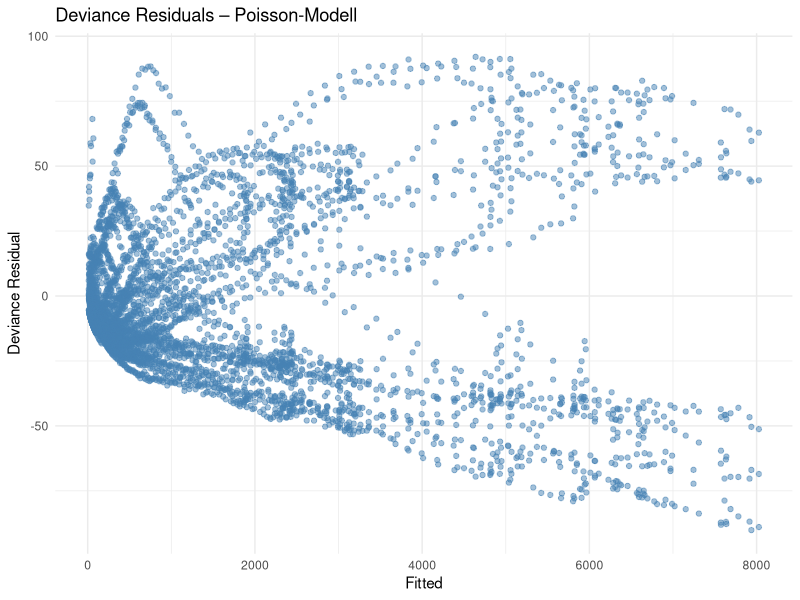
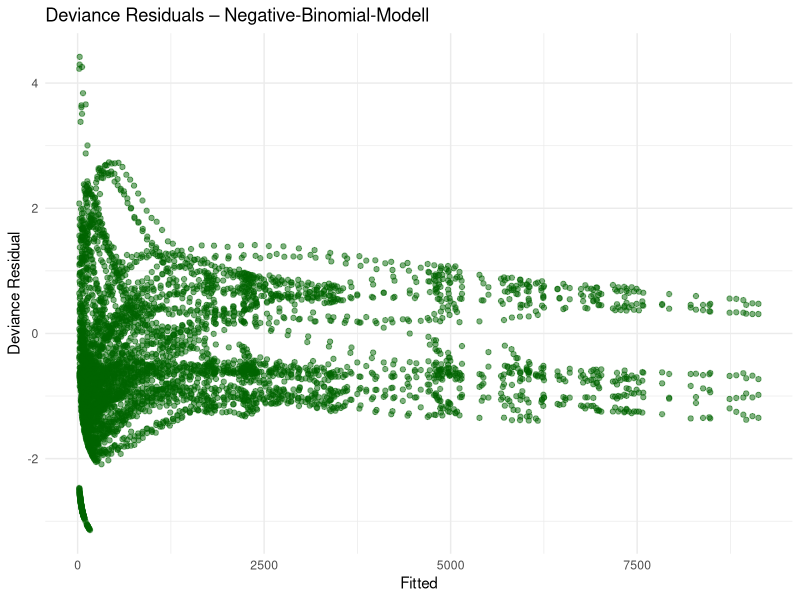
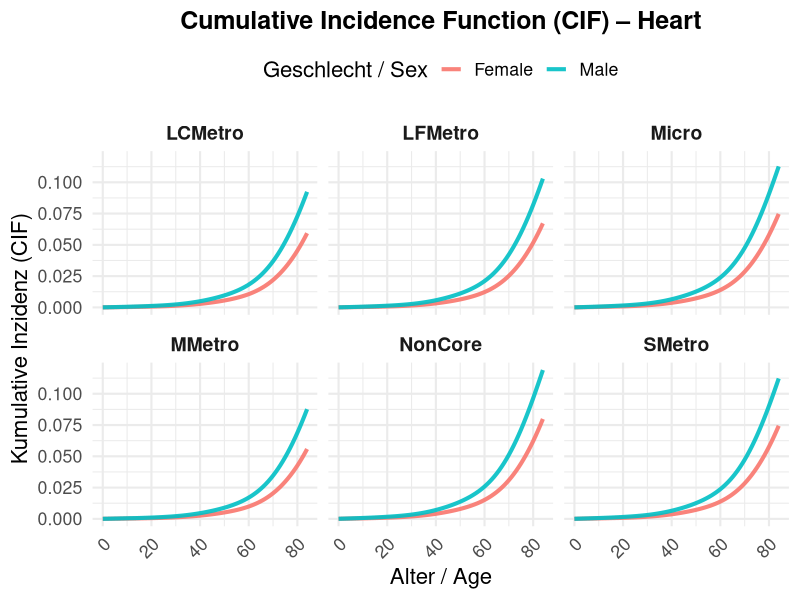
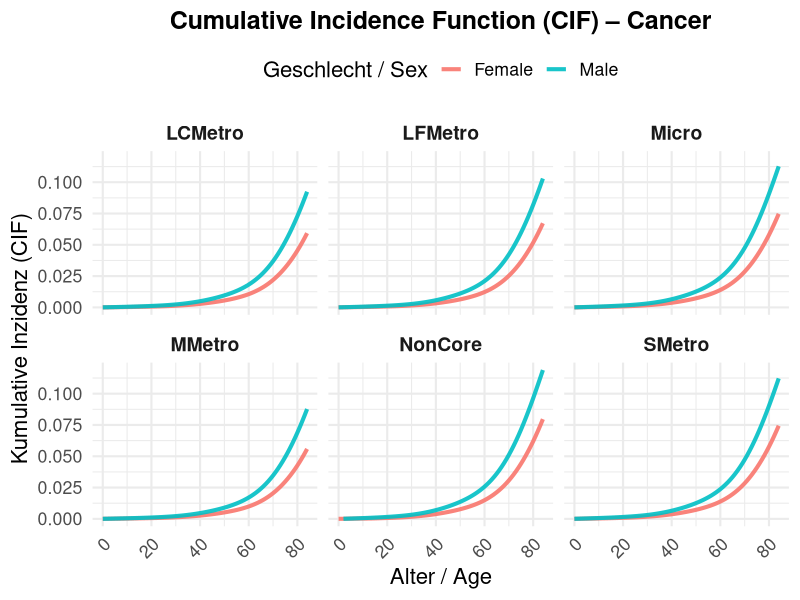
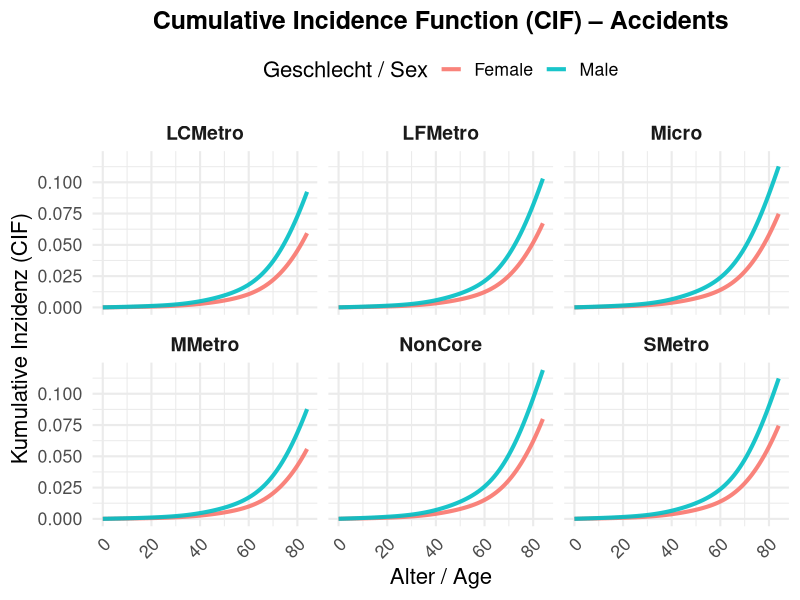
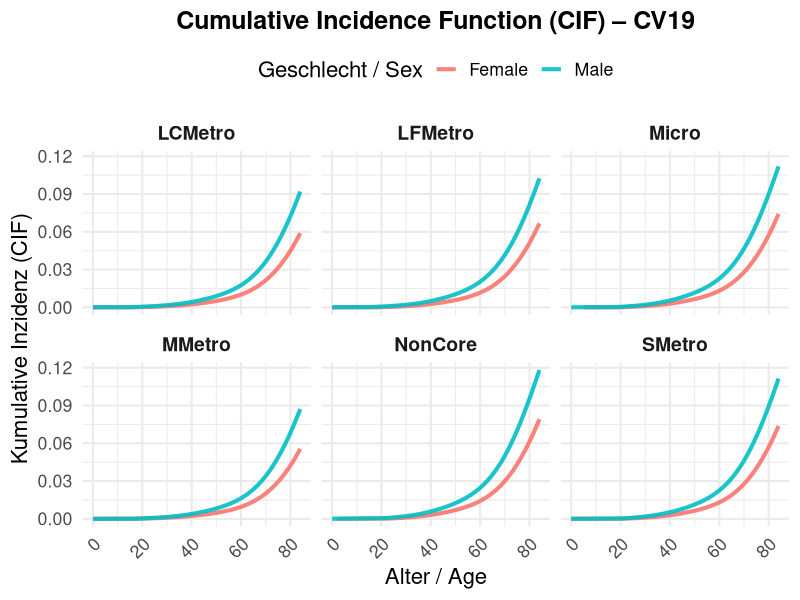
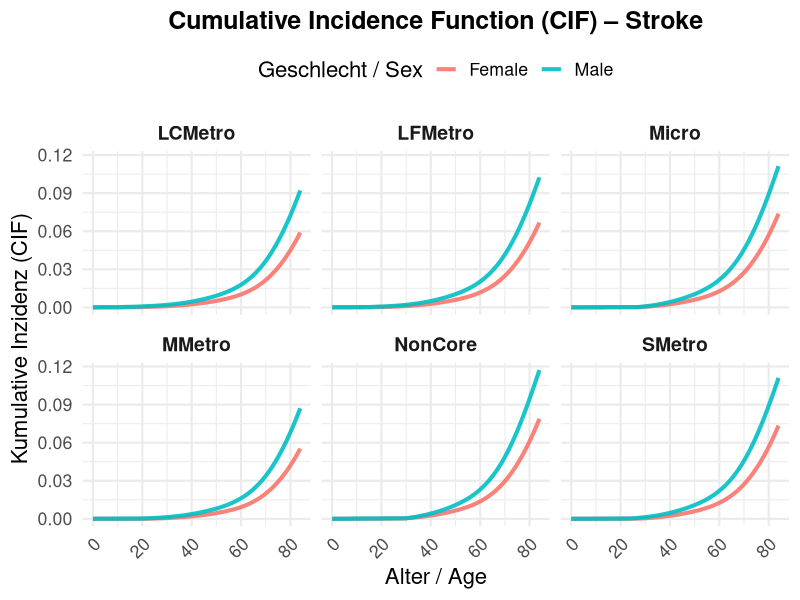
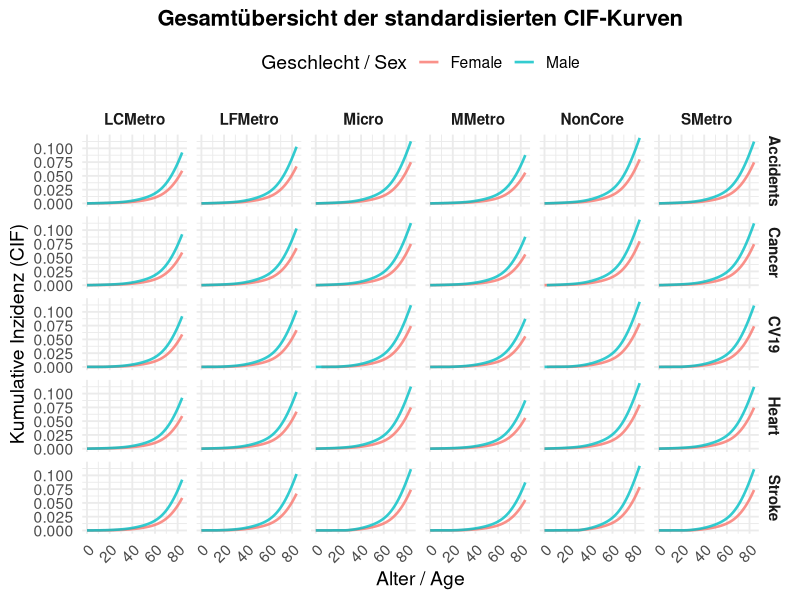

Write the R code that produced these figures, in order. (Note: this script raises an error after producing the figures.)
## ---- chunk 1
knitr::opts_chunk$set(echo = TRUE)
## ---- chunk 2
summary(cars)
## ---- chunk 3
library(readxl)
library(readr)
library(dplyr)
library(tidyr)
library(stringr)
library(ggplot2)
library(cmprsk)
library(MASS)
library(splines)
library(broom)
library(tibble)
library(purrr)

## ---- chunk 4
Death_Data_ICD_Age_Sex_Urban_ <- read_excel("Death Data(ICD_Age_Sex_Urban).xlsx",na = c("NS", "Not Applicable"))

df <- Death_Data_ICD_Age_Sex_Urban_

df_Diseases_of_heart <- df %>%
  filter(`ICD Sub-Chapter Code` %in% c("I05-I09", "I11", "I13", "I20-I25", "I26-I28", "I30-I51")) %>%
  group_by(`Single-Year Ages Code`, `Sex`, `Sex Code`,`Urbanization` ,`Urbanization Code`) %>%
  summarise(Deaths = sum(Deaths), .groups = "drop") %>%
  mutate(`Cause of Death` = "Diseases of heart")%>%
  relocate(`Cause of Death`, .before = 1) 

df_Malignant_neoplasms <- df %>%
  filter(`ICD Sub-Chapter Code` %in% c("C00-C97")) %>%
  group_by(`Single-Year Ages Code`, `Sex`, `Sex Code`,`Urbanization` ,`Urbanization Code`) %>%
  summarise(Deaths = sum(Deaths), .groups = "drop") %>%
  mutate(`Cause of Death` = "Malignant neoplasms")%>%
  relocate(`Cause of Death`, .before = 1) 

df_Accidents <- df %>%
  filter(`ICD Sub-Chapter Code` %in% c("V01-V99", "W00-X59")) %>%
  group_by(`Single-Year Ages Code`, `Sex`, `Sex Code`,`Urbanization` ,`Urbanization Code`) %>%
  summarise(Deaths = sum(Deaths), .groups = "drop") %>%
  mutate(`Cause of Death` = "Accidents (unintentional injuries)")%>%
  relocate(`Cause of Death`, .before = 1) 

df_COVID <- df %>%
  filter(`ICD Sub-Chapter Code` %in% c("U00-U49")) %>%
  group_by(`Single-Year Ages Code`, `Sex`, `Sex Code`,`Urbanization` ,`Urbanization Code`) %>%
  summarise(Deaths = sum(Deaths), .groups = "drop") %>%
  mutate(`Cause of Death` = "COVID-19")%>%
  relocate(`Cause of Death`, .before = 1) 

df_Cerebrovascular <- df %>%
  filter(`ICD Sub-Chapter Code` %in% c("I60-I69")) %>%
  group_by(`Single-Year Ages Code`, `Sex`, `Sex Code`,`Urbanization` ,`Urbanization Code`) %>%
  summarise(Deaths = sum(Deaths), .groups = "drop") %>%
  mutate(`Cause of Death` = "Cerebrovascular diseases")%>%
  relocate(`Cause of Death`, .before = 1) 

Top_5_Death <- rbind(df_Diseases_of_heart, df_Malignant_neoplasms, df_Accidents, df_COVID, df_Cerebrovascular)


# Entferne Zeilen mit "NS" oder fehlenden Werten in Alters- oder Geschlechtsfeldern

Top_5_Death <- Top_5_Death %>%
  filter(!(`Single-Year Ages Code` %in% c("NS") | is.na(`Single-Year Ages Code`))) %>%
  filter(!(`Sex` %in% c("Not Stated") | is.na(Sex)))


# Optional: Alter als numerischen Wert behandeln (falls nötig)
Top_5_Death <- Top_5_Death %>%
  mutate(`Single-Year Ages Code` = as.numeric(`Single-Year Ages Code`))

head(Top_5_Death)

## ---- chunk 5

# CSV-Datei mit Sterbedaten einlesen
df <- read_csv("Underlying Cause of Death, 2018-2023, Single Race-9.csv")

# Daten für die erste Todesursache (ICD-Kapitel) herausfiltern
first_cause <- df$`ICD Chapter`[1]
df_filtered <- df %>%
  filter(`ICD Chapter` == first_cause)

# Populationsspalte bereinigen, nur numerische Einträge behalten
df_filtered <- df_filtered %>%
  filter(!is.na(Population), grepl("^[0-9]+$", Population)) %>%
  mutate(Population = as.numeric(Population))

# Neue numerische Altersvariable erstellen: "<1 Jahr" → 0, "100 Jahre und älter" → 100, sonst Zahlen extrahieren
df_filtered <- df_filtered %>%
  mutate(
    age_numeric = case_when(
      `Single-Year Ages` == "< 1 year" ~ 0,
      `Single-Year Ages` == "100 years and over" ~ 100,
      TRUE ~ as.numeric(gsub("[^0-9]", "", `Single-Year Ages`))
    )
  )

# Alter und Geschlecht auswählen und sortieren, zur Anzeige vorbereiten
population_data <- df_filtered %>%
  dplyr::select(age_numeric, `Single-Year Ages`, Sex, Population) %>%
  arrange(age_numeric, Sex)

# Zeige die ersten Zeilen des Ergebnisses
head(population_data)

## ---- chunk 6
# Datensatz mit Urbanisierungsstufen und Bevölkerungsanteilen
urbanization_pct <- data.frame(
  Urbanization_Level = c(
    "Large Central Metro",  #Große zentrale Metropolregion
    "Large Fringe Metro",   #Große Randmetropolregion
    "Medium Metro",         #Mittelgroße Metropolregion
    "Small Metro",          #Kleine Metropolregion
    "Micropolitan (Nonmetro)",         #Mikropolitane Region
    "NonCore (Nonmetro)"               #Nichtkern-Region
  ),
  Percent = c(
    29.6,  #Prozent
    20.9,
    26.2,
    8.5,
    8.7,
    6.1
  )
)

# Prozentwerte in Anteile (0-1) umwandeln, um Bevölkerung zu berechnen
library(dplyr)
urbanization_pct <- urbanization_pct %>%
  mutate(Proportion = Percent / 100)

# Ergebnis anzeigen
print(urbanization_pct)
## ---- chunk 7

# Kombiniere Urbanisierungsstufen mit Alters-Geschlecht-Population
full_population <- population_data %>%
  # Für jede Zeile alle Urbanisierungsstufen anhängen (kartesisches Produkt)
  tidyr::crossing(urbanization_pct) %>%
  
  # Bevölkerung für jede Kombination berechnen
  mutate(
    Est_Population = Population * Proportion  # 估算人口 / Geschätzte Bevölkerung
  ) %>%
  
  # Nach Alter, Geschlecht und Urbanisierung sortieren
  arrange(age_numeric, Sex, Urbanization_Level)

# Zeige die ersten Zeilen
head(full_population)

## ---- chunk 8


Top_5_Death <- Top_5_Death %>%
  mutate(`Single-Year Ages Code` = as.numeric(`Single-Year Ages Code`))

full_population <- full_population %>%
  mutate(age_numeric = as.numeric(age_numeric))

# Führe die Datensätze Top_5_Death und full_population zusammen  
merged_data <- Top_5_Death %>%
  left_join(full_population, by = c("Single-Year Ages Code" = "age_numeric", 
                                    "Sex" = "Sex", 
                                    "Urbanization" = "Urbanization_Level"))
# Überprüfe die Struktur der zusammengeführten Daten  
head(merged_data)
# Berechne die Sterberate (Anzahl der Todesfälle / Gesamtbevölkerung)  
merged_data <- merged_data %>%
  mutate(death_rate = Deaths / Est_Population)
# Überprüfe, ob die Berechnung der Sterberate korrekt ist  
head(merged_data)


## ---- chunk 9
model_data <- merged_data %>%
  filter(
    !is.na(Deaths),
    !is.na(Est_Population),
    !is.na(Sex),
    !is.na(Urbanization),
    !is.na(`Single-Year Ages Code`)
  )
## ---- chunk 10

# Mortalitätsmodellierung (Poisson/NB)

# Zur Modellwahl wird zunächst das Poisson-Modell geschätzt und mit NB verglichen
poisson_model <- glm(
  Deaths ~ Urbanization + Sex + ns(`Single-Year Ages Code`, df = 5),
  offset = log(Est_Population),
  family = poisson(),
  data = model_data
)


# Danach: Negative-Binomial-Modell
nb_model_spline <- glm.nb(
  formula = Deaths ~ Urbanization + Sex + ns(`Single-Year Ages Code`, df = 5) + offset(log(Est_Population)),
  data = model_data
)

# Residualdiagnose zur Modellwahl:
model_data <- model_data %>%
  mutate(
    pois_fitted = predict(poisson_model, type = "response"),
    nb_fitted   = predict(nb_model_spline, type = "response"),
    pois_dev    = residuals(poisson_model, type = "deviance"),
    nb_dev      = residuals(nb_model_spline, type = "deviance")
  )

ggplot(model_data, aes(x = pois_fitted, y = pois_dev)) +
  geom_point(alpha = 0.5, color = "steelblue") +
  labs(title = "Deviance Residuals – Poisson-Modell", x = "Fitted", y = "Deviance Residual") +
  theme_minimal()

ggplot(model_data, aes(x = nb_fitted, y = nb_dev)) +
  geom_point(alpha = 0.5, color = "darkgreen") +
  labs(title = "Deviance Residuals – Negative-Binomial-Modell", x = "Fitted", y = "Deviance Residual") +
  theme_minimal()

## ---- chunk 11

# Mortalitätsvorhersage und Hazard-Berechnung basierend auf dem NB-Modell
model_data <- model_data %>%
  mutate(
    pred_deaths = predict(nb_model_spline, type = "response"),  # Vorhergesagte Todesfälle
    hazard = pred_deaths / Est_Population                       # Sterberate pro Einheitspopulation
  )


# Initialisierung der CIF-Spalte
model_data$cif_spline <- NA


# CIF-Berechnung für jedes Geschlecht × Urbanisierung × Todesursache
combos <- list(
  unique(model_data$Sex),
  unique(model_data$Urbanization),
  unique(model_data$`Cause of Death`)
)

for (sex in combos[[1]]) {
  for (urb in combos[[2]]) {
    for (cause in combos[[3]]) {

      
      group_df <- model_data %>%
        filter(Sex == sex, Urbanization == urb, `Cause of Death` == cause) %>%
        arrange(`Single-Year Ages Code`)

      # Gesamthazard aller Todesursachen in der Gruppe
      hazard_total <- model_data %>%
        filter(Sex == sex, Urbanization == urb) %>%
        group_by(`Single-Year Ages Code`) %>%
        summarise(h_total = sum(hazard, na.rm = TRUE), .groups = "drop")

      cif <- numeric(nrow(group_df))
      surv <- 1  #Anfangsüberlebenswahrscheinlichkeit

      for (i in seq_along(cif)) {
        age_i <- group_df$`Single-Year Ages Code`[i]
        h_this <- group_df$hazard[i]
        h_total <- hazard_total$h_total[hazard_total$`Single-Year Ages Code` == age_i]

        cif[i] <- ifelse(i == 1, 0, cif[i - 1]) + surv * h_this
        surv <- surv * (1 - h_total)
      }

      #Ergebnisse zurückschreiben
      model_data$cif_spline[
        model_data$Sex == sex &
        model_data$Urbanization == urb &
        model_data$`Cause of Death` == cause
      ] <- cif
    }
  }
}


# Visualisierung der standardisierten CIF-Kurven
model_data$Age <- as.integer(model_data$`Single-Year Ages Code`)

#Abkürzungen der Todesursachen und Urbanisierung
model_data <- model_data %>%
  mutate(`Cause Label` = recode(`Cause of Death`,
    "Diseases of heart" = "Heart",
    "Malignant neoplasms" = "Cancer",
    "Accidents (unintentional injuries)" = "Accidents",
    "COVID-19" = "CV19",
    "Cerebrovascular diseases" = "Stroke"
  )) %>%
  mutate(`Urban Label` = recode(Urbanization,
    "Large Central Metro" = "LCMetro",
    "Large Fringe Metro" = "LFMetro",
    "Medium Metro" = "MMetro",
    "Small Metro" = "SMetro",
    "Micropolitan (Nonmetro)" = "Micro",
    "NonCore (Nonmetro)" = "NonCore"
  ))

for (cause in unique(model_data$`Cause Label`)) {
  plot_data <- model_data %>% filter(`Cause Label` == cause)

  p <- ggplot(plot_data, aes(x = Age, y = cif_spline, color = Sex)) +
    geom_line(size = 1.4, alpha = 0.9, na.rm = TRUE) +
    facet_wrap(~ `Urban Label`, nrow = 2) +
    labs(
      title = paste("Cumulative Incidence Function (CIF) –", cause),
      x = "Alter / Age",
      y = "Kumulative Inzidenz (CIF)",
      color = "Geschlecht / Sex"
    ) +
    theme_minimal(base_size = 16) +
    theme(
      plot.title = element_text(face = "bold", hjust = 0.5, size = 18),
      strip.text = element_text(face = "bold", size = 14),
      axis.text.x = element_text(angle = 45, hjust = 1),
      legend.position = "top"
    )

  print(p)
}
ggplot(model_data, aes(x = Age, y = cif_spline, color = Sex)) +
  geom_line(size = 0.9, alpha = 0.8, na.rm = TRUE) +
  facet_grid(`Cause Label` ~ `Urban Label`) +
  labs(
    title = "Gesamtübersicht der standardisierten CIF-Kurven",
    x = "Alter / Age",
    y = "Kumulative Inzidenz (CIF)",
    color = "Geschlecht / Sex"
  ) +
  theme_minimal(base_size = 14) +
  theme(
    plot.title = element_text(face = "bold", hjust = 0.5, size = 16),
    strip.text = element_text(face = "bold", size = 11),
    axis.text.x = element_text(angle = 45, hjust = 1),
    legend.position = "top"
  )
## ---- chunk 12
# ========== Fine-Gray Modellierung für konkurrierende Risiken ==========


# Erstelle die EventStatus-Spalte (basierend auf der Todesursache)

model_data <- model_data %>%
  mutate(
    EventStatus = case_when(
      `Cause Label` == "Heart"     ~ 1,
      `Cause Label` == "Cancer"    ~ 2,
      `Cause Label` == "Accidents" ~ 3,
      `Cause Label` == "CV19"      ~ 4,
      `Cause Label` == "Stroke"    ~ 5,
      TRUE ~ 0
    )
  )

# Schritt 2: Erstelle Kovariatenmatrix mit Splines für Alter

covariates <- model.matrix(
  ~ Sex + Urbanization + ns(`Single-Year Ages Code`, df = 5),
  data = model_data
)[, -1]  # Entferne Interzept

#Fine-Gray Modell für jede Todesursache separat

library(cmprsk)

causes <- c("Heart" = 1, "Cancer" = 2, "Accidents" = 3, "CV19" = 4, "Stroke" = 5)

fg_models <- lapply(causes, function(failcode) {
  crr(
    ftime = model_data$Age,
    fstatus = model_data$EventStatus,
    cov1 = covariates,
    failcode = failcode,
    cencode = 0
  )
})


names(fg_models) <- names(causes)


#Extrahiere Schätzwerte aus allen Modellen (HR und Konfidenzintervalle)

fg_results <- lapply(names(fg_models), function(cause) {
  tidy(fg_models[[cause]]) %>%
    mutate(Cause = cause)
}) %>%
  bind_rows()

fg_results <- fg_results %>%
  mutate(
    HR = exp(estimate),
    CI_low = exp(estimate - 1.96 * std.error),
    CI_up  = exp(estimate + 1.96 * std.error)
  )

fg_results$term <- gsub("Sex", "Sex: ", fg_results$term)
fg_results$term <- gsub("Urbanization", "Urban: ", fg_results$term)
fg_results$term <- gsub("ns\\(`Single-Year Ages Code`, df = 5\\).*", "Age (spline)", fg_results$term)

#Visualisierung als Forest-Plot (HR + 95% CI)



ggplot(fg_results, aes(x = term, y = HR, ymin = CI_low, ymax = CI_up, color = Cause)) +
  geom_pointrange(position = position_dodge(width = 0.6)) +
  geom_hline(yintercept = 1, linetype = "dashed", color = "gray40") +
  coord_flip() +
  scale_y_continuous(limits = c(0, 5)) +  # 🚨限制显示范围
  labs(
    title = "Subdistribution Hazard Ratio (Fine-Gray competing risk models)",
    x = "Kovariate / Covariate",
    y = "Hazard Ratio (HR) mit 95%-KI",
    color = "Todesursache / Cause"
  ) +
  theme_minimal(base_size = 14) +
  theme(
    plot.title = element_text(face = "bold", hjust = 0.5),
    legend.position = "top",
    strip.text = element_text(face = "bold")
  )
## ---- chunk 13
pred_obs_all <- model_data %>%
  group_by(Age, `Cause Label`, Sex, Urbanization) %>%
  summarise(
    obs_rate = sum(Deaths, na.rm = TRUE) / sum(Est_Population, na.rm = TRUE),
    pred_rate = sum(pred_deaths, na.rm = TRUE) / sum(Est_Population, na.rm = TRUE),
    .groups = "drop"
  )

ggplot(pred_obs_all, aes(x = obs_rate, y = pred_rate, color = `Cause Label`)) +
  geom_point(alpha = 0.7, size = 1.5) +
  geom_abline(slope = 1, intercept = 0, linetype = "dashed", color = "gray40") +
  geom_smooth(method = "lm", se = FALSE, linetype = "solid", color = "black") +
  facet_wrap(~ `Cause Label`, scales = "free") +
  scale_x_continuous(labels = scales::percent_format(accuracy = 0.1)) +
  scale_y_continuous(labels = scales::percent_format(accuracy = 0.1)) +
  labs(
    title = "Vergleich: Vorhergesagte vs. Beobachtete Sterberaten",
    x = "Beobachtete Sterberate / Observed",
    y = "Vorhergesagte Sterberate / Predicted",
    color = "Todesursache / Cause"
  ) +
  theme_minimal(base_size = 14) +
  theme(
    plot.title = element_text(hjust = 0.5, face = "bold"),
    legend.position = "bottom"
  )
## ---- chunk 14
model_data <- model_data %>%
  mutate(
    Sex = factor(Sex),
    Urbanization = factor(Urbanization)
  )

pseudo_source <- model_data %>%
  filter(EventStatus > 0) %>%
  mutate(Deaths = round(Deaths)) %>%
  filter(!is.na(Deaths) & Deaths > 0)

pseudo_all <- pseudo_source[rep(1:nrow(pseudo_source), pseudo_source$Deaths), ] %>%
  mutate(
    fstatus = EventStatus,
    ftime = Age
  )

set.seed(42)
pseudo_expanded <- pseudo_all %>%
  group_split(fstatus) %>%
  map_dfr(~ {
    n_sample <- min(1200, nrow(.x))
    .x %>% slice_sample(n = n_sample)
  }) %>%
  ungroup()


print(paste("Total number of pseudo-individuals (balanced sampling):", nrow(pseudo_expanded)))
## ---- chunk 15
# Fine-Gray competing risks  Heart
fg_model_true <- crr(
  ftime = pseudo_expanded$ftime,
  fstatus = pseudo_expanded$fstatus,
  cov1 = model.matrix(~ Sex + Urbanization, data = pseudo_expanded)[, -1],
  failcode = 1,
  cencode = 0
)
## ---- chunk 16

new_data <- data.frame(
  Sex = factor("Male", levels = levels(model_data$Sex)),
  Urbanization = factor("NonCore (Nonmetro)", levels = levels(model_data$Urbanization))
)

cov_matrix <- model.matrix(~ Sex + Urbanization, new_data)[, -1]

predict_age <- sort(unique(pseudo_expanded$ftime))
fg_pred <- predict(fg_model_true, cov1 = cov_matrix, times = predict_age)

# CIF value
print(fg_pred)

# fg_pred
plot_df <- data.frame(
  Age = fg_pred[, 1],  
  CIF = fg_pred[, 2]   
)

# CIF smooth
plot_df <- plot_df %>%
  mutate(log_CIF = log(CIF + 1))  

# log(CIF)
ggplot(plot_df, aes(x = Age, y = log_CIF)) +
  geom_line(color = "steelblue", size = 1.2) +
  labs(
    title = "Fine-Gray Modell: Log(CIF) Vorhersage für Heart (Male, NonCore Metro)",
    x = "Alter / Age",
    y = "Log(Cumulative Incidence) (log(CIF))"
  ) +
  scale_x_continuous(limits = c(30, 85)) +  
  scale_y_continuous(labels = scales::percent_format(accuracy = 0.1)) +  
  theme_minimal(base_size = 14) +
  theme(
    plot.title = element_text(hjust = 0.5, face = "bold")
  )
